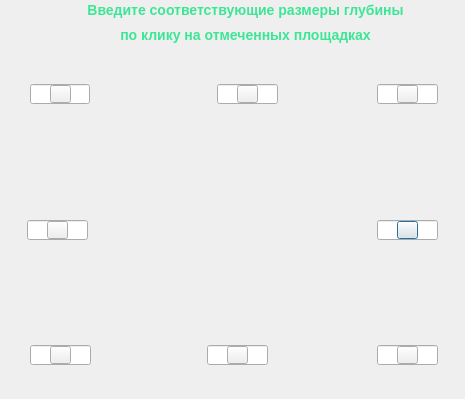
<?xml version="1.0" encoding="UTF-8"?>
<ui version="4.0">
 <class>WindowSize3D</class>
 <widget class="QDialog" name="WindowSize3D">
  <property name="geometry">
   <rect>
    <x>0</x>
    <y>0</y>
    <width>465</width>
    <height>399</height>
   </rect>
  </property>
  <property name="windowTitle">
   <string>Dialog</string>
  </property>
  <widget class="QLabel" name="label">
   <property name="geometry">
    <rect>
     <x>-23</x>
     <y>50</y>
     <width>511</width>
     <height>341</height>
    </rect>
   </property>
   <property name="styleSheet">
    <string notr="true">image: url(:/proj/img/depth.png);</string>
   </property>
   <property name="text">
    <string/>
   </property>
  </widget>
  <widget class="QPushButton" name="pushButton_7">
   <property name="geometry">
    <rect>
     <x>397</x>
     <y>221</y>
     <width>21</width>
     <height>18</height>
    </rect>
   </property>
   <property name="styleSheet">
    <string notr="true">image: url(:/proj/img/plus.svg);</string>
   </property>
   <property name="text">
    <string/>
   </property>
  </widget>
  <widget class="QLineEdit" name="BottomLeftSizeNum">
   <property name="geometry">
    <rect>
     <x>30</x>
     <y>345</y>
     <width>61</width>
     <height>20</height>
    </rect>
   </property>
   <property name="text">
    <string/>
   </property>
   <property name="alignment">
    <set>Qt::AlignCenter</set>
   </property>
  </widget>
  <widget class="QLineEdit" name="TopRightSizeNum">
   <property name="geometry">
    <rect>
     <x>377</x>
     <y>84</y>
     <width>61</width>
     <height>20</height>
    </rect>
   </property>
   <property name="text">
    <string/>
   </property>
   <property name="alignment">
    <set>Qt::AlignCenter</set>
   </property>
  </widget>
  <widget class="QPushButton" name="pushButton_3">
   <property name="geometry">
    <rect>
     <x>50</x>
     <y>346</y>
     <width>21</width>
     <height>18</height>
    </rect>
   </property>
   <property name="styleSheet">
    <string notr="true">image: url(:/proj/img/plus.svg);</string>
   </property>
   <property name="text">
    <string/>
   </property>
  </widget>
  <widget class="QLineEdit" name="RightCenterSizeNum">
   <property name="geometry">
    <rect>
     <x>377</x>
     <y>220</y>
     <width>61</width>
     <height>20</height>
    </rect>
   </property>
   <property name="text">
    <string/>
   </property>
   <property name="alignment">
    <set>Qt::AlignCenter</set>
   </property>
  </widget>
  <widget class="QLabel" name="RightCenterSize">
   <property name="geometry">
    <rect>
     <x>347</x>
     <y>205</y>
     <width>110</width>
     <height>51</height>
    </rect>
   </property>
   <property name="styleSheet">
    <string notr="true">image: url(:/proj/img/horizontal_dimension_1.svg);</string>
   </property>
   <property name="text">
    <string/>
   </property>
  </widget>
  <widget class="QLabel" name="BottomLeftSize">
   <property name="geometry">
    <rect>
     <x>5</x>
     <y>316</y>
     <width>111</width>
     <height>74</height>
    </rect>
   </property>
   <property name="styleSheet">
    <string notr="true">image: url(:/proj/img/arrows-diagonal.svg);</string>
   </property>
   <property name="text">
    <string/>
   </property>
  </widget>
  <widget class="QPushButton" name="pushButton">
   <property name="geometry">
    <rect>
     <x>50</x>
     <y>85</y>
     <width>21</width>
     <height>18</height>
    </rect>
   </property>
   <property name="styleSheet">
    <string notr="true">image: url(:/proj/img/plus.svg);</string>
   </property>
   <property name="text">
    <string/>
   </property>
  </widget>
  <widget class="QPushButton" name="pushButton_6">
   <property name="geometry">
    <rect>
     <x>397</x>
     <y>85</y>
     <width>21</width>
     <height>18</height>
    </rect>
   </property>
   <property name="styleSheet">
    <string notr="true">image: url(:/proj/img/plus.svg);</string>
   </property>
   <property name="text">
    <string/>
   </property>
  </widget>
  <widget class="QLineEdit" name="LeftCenterSizeNum">
   <property name="geometry">
    <rect>
     <x>27</x>
     <y>220</y>
     <width>61</width>
     <height>20</height>
    </rect>
   </property>
   <property name="text">
    <string/>
   </property>
   <property name="alignment">
    <set>Qt::AlignCenter</set>
   </property>
  </widget>
  <widget class="QLabel" name="LeftCenterSize">
   <property name="geometry">
    <rect>
     <x>5</x>
     <y>220</y>
     <width>108</width>
     <height>21</height>
    </rect>
   </property>
   <property name="styleSheet">
    <string notr="true">image: url(:/proj/img/horizontal_dimension_1.svg);</string>
   </property>
   <property name="text">
    <string/>
   </property>
  </widget>
  <widget class="QLineEdit" name="BottomCenterSizeNum">
   <property name="geometry">
    <rect>
     <x>207</x>
     <y>345</y>
     <width>61</width>
     <height>20</height>
    </rect>
   </property>
   <property name="text">
    <string/>
   </property>
   <property name="alignment">
    <set>Qt::AlignCenter</set>
   </property>
  </widget>
  <widget class="QLabel" name="BottomCenterSize">
   <property name="geometry">
    <rect>
     <x>222</x>
     <y>317</y>
     <width>31</width>
     <height>74</height>
    </rect>
   </property>
   <property name="styleSheet">
    <string notr="true">image: url(:/proj/img/vertical_dimension_2.svg);</string>
   </property>
   <property name="text">
    <string/>
   </property>
  </widget>
  <widget class="QPushButton" name="pushButton_5">
   <property name="geometry">
    <rect>
     <x>227</x>
     <y>346</y>
     <width>21</width>
     <height>18</height>
    </rect>
   </property>
   <property name="styleSheet">
    <string notr="true">image: url(:/proj/img/plus.svg);</string>
   </property>
   <property name="text">
    <string/>
   </property>
  </widget>
  <widget class="QLineEdit" name="TopLeftSizeNum">
   <property name="geometry">
    <rect>
     <x>30</x>
     <y>84</y>
     <width>60</width>
     <height>20</height>
    </rect>
   </property>
   <property name="text">
    <string/>
   </property>
   <property name="alignment">
    <set>Qt::AlignCenter</set>
   </property>
  </widget>
  <widget class="QPushButton" name="pushButton_2">
   <property name="geometry">
    <rect>
     <x>47</x>
     <y>221</y>
     <width>21</width>
     <height>18</height>
    </rect>
   </property>
   <property name="styleSheet">
    <string notr="true">image: url(:/proj/img/plus.svg);</string>
   </property>
   <property name="text">
    <string/>
   </property>
  </widget>
  <widget class="QLabel" name="TopHorSize">
   <property name="geometry">
    <rect>
     <x>235</x>
     <y>51</y>
     <width>24</width>
     <height>86</height>
    </rect>
   </property>
   <property name="styleSheet">
    <string notr="true">image: url(:/proj/img/vertical_dimension_2.svg);</string>
   </property>
   <property name="text">
    <string/>
   </property>
  </widget>
  <widget class="QLabel" name="TopRightSize">
   <property name="geometry">
    <rect>
     <x>345</x>
     <y>44</y>
     <width>114</width>
     <height>103</height>
    </rect>
   </property>
   <property name="styleSheet">
    <string notr="true">image: url(:/proj/img/arrows-diagonal.svg);</string>
   </property>
   <property name="text">
    <string/>
   </property>
  </widget>
  <widget class="QLabel" name="TopLeftSize">
   <property name="geometry">
    <rect>
     <x>8</x>
     <y>36</y>
     <width>108</width>
     <height>117</height>
    </rect>
   </property>
   <property name="styleSheet">
    <string notr="true">image: url(:/proj/img/arrows-diagonal_1.svg);</string>
   </property>
   <property name="text">
    <string/>
   </property>
  </widget>
  <widget class="QLabel" name="BottomRightSize">
   <property name="geometry">
    <rect>
     <x>350</x>
     <y>313</y>
     <width>107</width>
     <height>81</height>
    </rect>
   </property>
   <property name="styleSheet">
    <string notr="true">image: url(:/proj/img/arrows-diagonal_1.svg);</string>
   </property>
   <property name="text">
    <string/>
   </property>
  </widget>
  <widget class="QPushButton" name="pushButton_4">
   <property name="geometry">
    <rect>
     <x>237</x>
     <y>85</y>
     <width>21</width>
     <height>18</height>
    </rect>
   </property>
   <property name="styleSheet">
    <string notr="true">image: url(:/proj/img/plus.svg);</string>
   </property>
   <property name="text">
    <string/>
   </property>
  </widget>
  <widget class="QLineEdit" name="TopHorSizeNum">
   <property name="geometry">
    <rect>
     <x>217</x>
     <y>84</y>
     <width>61</width>
     <height>20</height>
    </rect>
   </property>
   <property name="text">
    <string/>
   </property>
   <property name="alignment">
    <set>Qt::AlignCenter</set>
   </property>
  </widget>
  <widget class="QLineEdit" name="BottomRightSizeNum">
   <property name="geometry">
    <rect>
     <x>377</x>
     <y>345</y>
     <width>61</width>
     <height>20</height>
    </rect>
   </property>
   <property name="text">
    <string/>
   </property>
   <property name="alignment">
    <set>Qt::AlignCenter</set>
   </property>
  </widget>
  <widget class="QPushButton" name="pushButton_8">
   <property name="geometry">
    <rect>
     <x>397</x>
     <y>346</y>
     <width>21</width>
     <height>18</height>
    </rect>
   </property>
   <property name="styleSheet">
    <string notr="true">image: url(:/proj/img/plus.svg);</string>
   </property>
   <property name="text">
    <string/>
   </property>
  </widget>
  <widget class="QWidget" name="">
   <property name="geometry">
    <rect>
     <x>0</x>
     <y>0</y>
     <width>491</width>
     <height>44</height>
    </rect>
   </property>
   <layout class="QVBoxLayout" name="verticalLayout">
    <item>
     <widget class="QLabel" name="label_13">
      <property name="font">
       <font>
        <pointsize>-1</pointsize>
        <bold>true</bold>
       </font>
      </property>
      <property name="styleSheet">
       <string notr="true">color: rgb(60,230,150);
font-size: 14px;</string>
      </property>
      <property name="text">
       <string>Введите соответствующие размеры глубины</string>
      </property>
      <property name="alignment">
       <set>Qt::AlignCenter</set>
      </property>
     </widget>
    </item>
    <item>
     <widget class="QLabel" name="label_14">
      <property name="font">
       <font>
        <pointsize>-1</pointsize>
        <bold>true</bold>
       </font>
      </property>
      <property name="styleSheet">
       <string notr="true">color: rgb(60,230,150);
font-size: 14px;</string>
      </property>
      <property name="text">
       <string>по клику на отмеченных площадках</string>
      </property>
      <property name="alignment">
       <set>Qt::AlignCenter</set>
      </property>
     </widget>
    </item>
   </layout>
  </widget>
  <zorder>label</zorder>
  <zorder>label_14</zorder>
  <zorder>label_13</zorder>
  <zorder>BottomLeftSize</zorder>
  <zorder>LeftCenterSize</zorder>
  <zorder>BottomCenterSize</zorder>
  <zorder>LeftCenterSizeNum</zorder>
  <zorder>pushButton_2</zorder>
  <zorder>TopHorSize</zorder>
  <zorder>BottomCenterSizeNum</zorder>
  <zorder>TopRightSize</zorder>
  <zorder>TopLeftSize</zorder>
  <zorder>BottomRightSize</zorder>
  <zorder>RightCenterSize</zorder>
  <zorder>RightCenterSizeNum</zorder>
  <zorder>pushButton_7</zorder>
  <zorder>pushButton_5</zorder>
  <zorder>TopHorSizeNum</zorder>
  <zorder>pushButton_4</zorder>
  <zorder>TopRightSizeNum</zorder>
  <zorder>pushButton_6</zorder>
  <zorder>BottomLeftSizeNum</zorder>
  <zorder>pushButton_3</zorder>
  <zorder>BottomRightSizeNum</zorder>
  <zorder>pushButton_8</zorder>
  <zorder>TopLeftSizeNum</zorder>
  <zorder>pushButton</zorder>
 </widget>
 <resources/>
 <connections/>
</ui>
